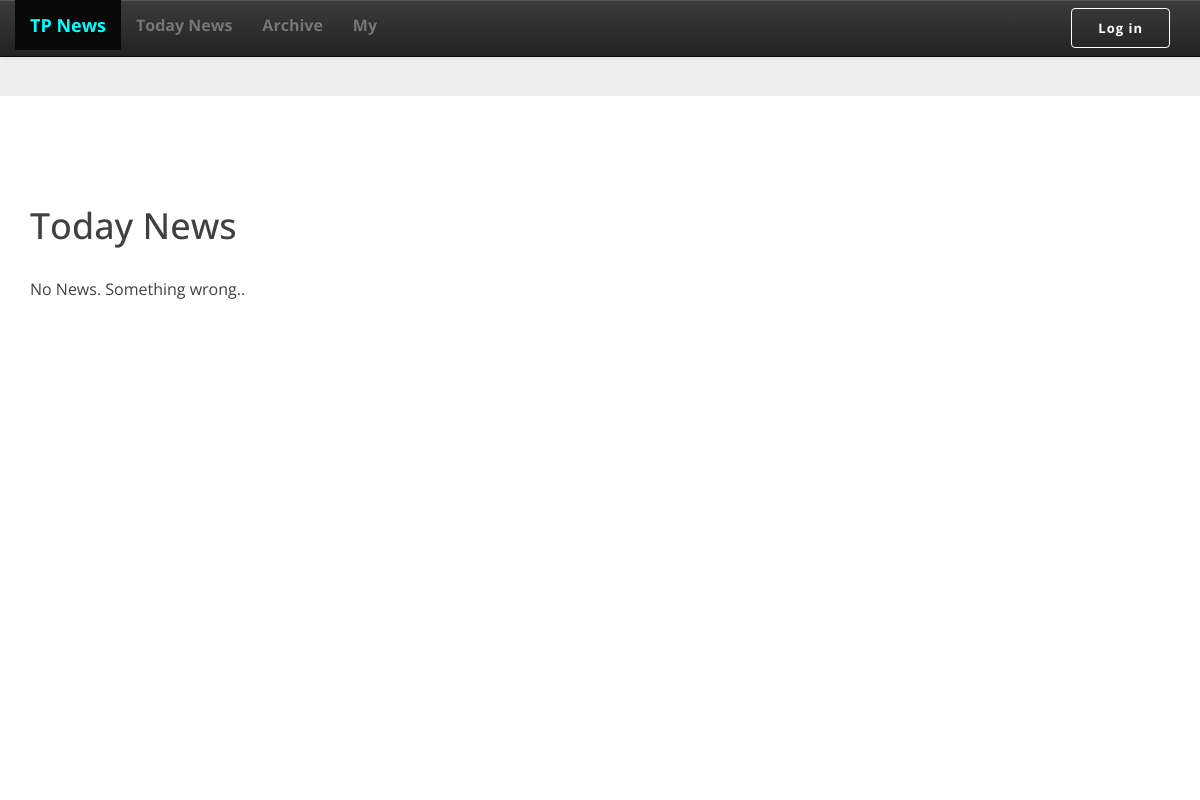
Page /mynews/today/ on the earlier database version.
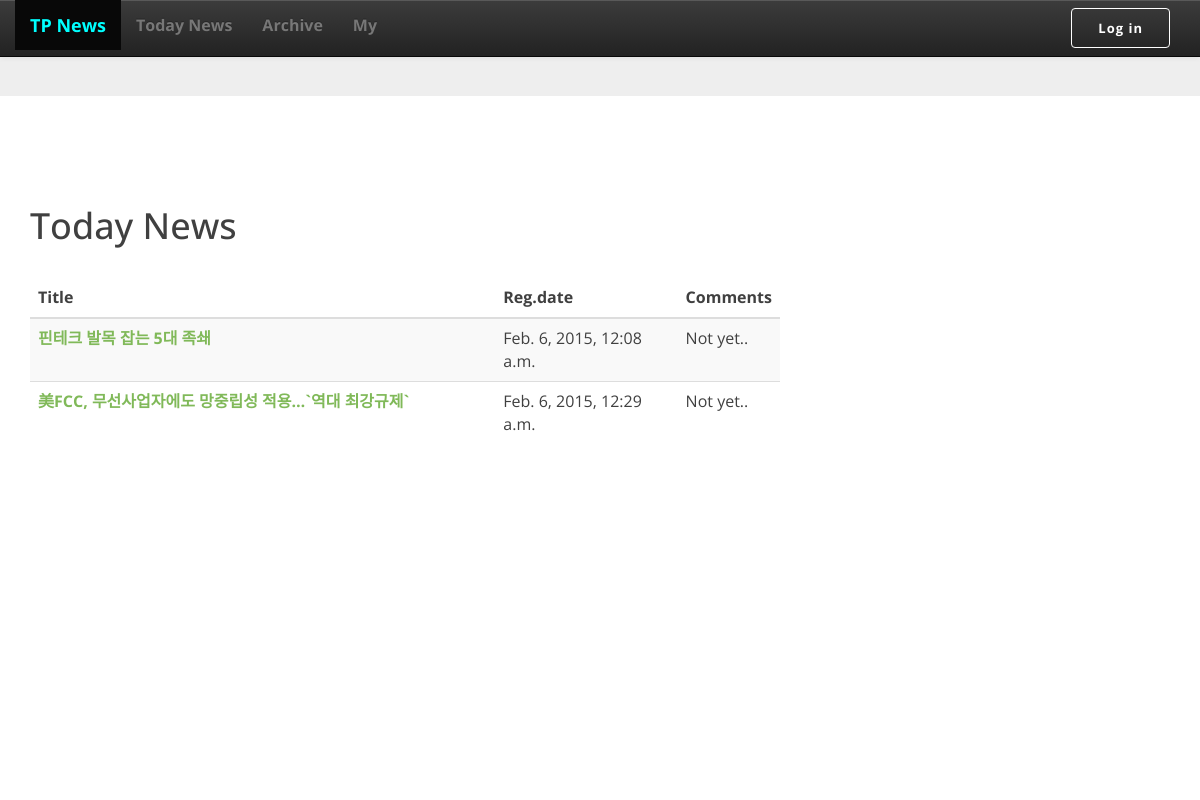
Same page on the later database version.
### mynews/models.py (models this page shows, shortened)
class News(models.Model):
    title_text = models.CharField(max_length=200)
    link_text = models.CharField(max_length=200)
    summary_text = models.CharField(max_length=200)
    opinion_text = models.CharField(max_length=400)
    pub_date = models.DateTimeField('date published')
    def was_published_recently(self):
        return self.pub_date >= timezone.now() - datetime.timedelta(days=1)
    was_published_recently.admin_order_field = 'pub_date'
    was_published_recently.boolean = True
    was_published_recently.short_description = 'Published recently?'

### mynews/views.py (the view)
def today(request):
    today = datetime.now().date()
    tomorrow = today + timedelta(1)
    today_start = datetime.combine(today, time())
    today_end = datetime.combine(tomorrow, time())
    daily_news_list = News.objects.filter(pub_date__lte=today_end, pub_date__gte=today_start)
    spot_price_list = Spot.objects.filter(pub_date__lte=today_end, pub_date__gte=today_start)
    spot_price = spot_price_list.first()
    context = {'daily_news_list': daily_news_list, 'spot_price': spot_price }
    return render(request, 'mynews/today.html', context)

### mynews/templates/mynews/today.html (shortened to what this page needs)
{% extends "mynews/base.html" %}
{% block content %}
<div>
		<header>
			<h1>Today News</h1>
		</header><br />
		{% if daily_news_list %}
		<table cellspacing="0" cellpadding="0" class="table table-striped" >
			<thead>
				<tr>
					<th scope="col" style="width: 65%">Title</th>
					<th scope="col" style="width: 25%">Reg.date</th>
					<th scope="col" style="width: 10%">Comments</th>
				</tr>
			</thead>
			<tbody>
			{% for news in daily_news_list %}
				<tr>
					<td scope="row"><a href="{% url 'mynews:detail' news.id %}">{{ news.title_text }}</a></td>
					<td>{{news.pub_date}}</td>
					<td>Not yet..</td>
				</tr>
			{% endfor %}
			</tbody>
		</table>
		{% else %}
			<p>No News. Something wrong..</p>
		{% endif %}
</div>
{% endblock %}

### mynews/templates/mynews/base.html (shortened to what this page needs)
{% load staticfiles %}
<!DOCTYPE html>
<html lang="en">
<head>
<link rel="stylesheet" type="text/css" href="{% static 'bootstrap/css/bootstrap.css' %} " />
<link rel="stylesheet" type="text/css" href="{% static 'bootstrap/css/bootstrap-theme.css' %} " />
<link href="{% static 'bootstrap/custom/sticky-footer-navbar.css' %}" rel="stylesheet">
<link rel="stylesheet" href="{% static 'keylime/css/bootstrap.min.css' %}"/>
<link rel="stylesheet" href="{% static 'keylime/css/style.css' %}"/>
<link rel="stylesheet" href="{% static 'keylime/css/icons.css' %}"/>
<link rel="stylesheet" href="{% static 'keylime/css/animate.min.css' %}"/>
</head>
<body>
	<div id="wrap">
		<header>
			<div class="navbar navbar-inverse navbar-fixed-top">
				<div class="container">
					<div class="navbar-collapse collapse">
						<ul class="nav navbar-nav">
							<li class="active"><a style="color: aqua; font-weight: bolder;" class="navbar-brand" href="{% url 'mynews:index' %}">TP News</a></li>
							<li><a href="{% url 'mynews:today' %}">Today News</a></li>
							<li><a href="{% url 'mynews:prev' %}">Archive</a></li>
							<li><a href="#">My</a></li>
						</ul>
						{% if user.is_authenticated %}
						<div align="right" style="color: aqua; font-weight: bolder; font-size: large;">Welcome   {{ user.username }}</div>
						<form method="post" action="{% url 'mynews:user_logout' %}">
						{% csrf_token %}
							<div align="right"><button type="submit" value="Logout" class="btn btn-link" style="color: aqua;">Log out</button></div>
						</form>
						{% else %}
						<div class="navbar-form navbar-right">
							<a href="{% url 'mynews:login_view' %}" class="btn btn-blog outline-white pull-right" >Log in</a>
						</div>
						{% endif %}
					</div>
				</div>
			</div>
		</header>
		<div class="container">
			<div class="row">
				<div class="col-md-8">
					{% block content %}{% endblock %}
				</div>
				<div class="col-md-4">
				</div>
			</div>
		</div>
	</div>
	<div id="footer">
      <div class="container">
        {% block footer %}
		<p class="text-muted credit">&copy; TP Partners</p>
		{% endblock %}
      </div>
    </div>
</body>

### mynews/static/keylime/css/style.css (style rules this page uses)
html * { -webkit-font-smoothing: antialiased; -moz-osx-font-smoothing: grayscale; }
html,body { font-size: 100%; font-family: "Open Sans", helvetica, arial, sans-serif; color: #404040; background-color: white; position: relative; }
a { font-weight: bold; color: #80B959; border-bottom: 1px solid rgba(198, 70, 61, 0); -webkit-transition: border 0.2s; -moz-transition: border 0.2s; transition: border 0.2s; }
p { border: 0; font-size: 100%; font: inherit; }
.tags a,article h2 a, .btn, .nav-icon, .nav-brand, .btn-blog, .btn-blog.outline, #menu, #wrap, .menu-open, #menu>ul>li a, #menu .close-menu, .submenu-list { -ms-transition: all 0.3s ease; -o-transition: all 0.3s ease; -webkit-transition: all 0.3s ease; -moz-transition: all 0.3s ease; transition: all 0.3s ease; }
.btn { font-family: "Open Sans", helvetica, arial, sans-serif; font-size: 13px; cursor: pointer; padding: 0 26px; line-height: 38px; display: inline-block; margin: 0 10px 4px 0; height: 40px; text-decoration: none; letter-spacing: 1px; font-weight: 700; outline: none; position: relative; background: #80B959; color: #fff; border: 1px solid #80B959; border-radius: 4px; }
.btn.outline-white { background: transparent; border: 1px solid #FFF; box-shadow: none; color: #FFF; text-decoration: none; }
.btn.pull-right { margin: 0; }
#wrap { position: relative; backface-visibility: hidden; min-height: 100%; min-width: 100%; z-index: 1030; background-color: #FFF; top: 0; bottom: 100%; left: 0; }
@media (min-width: 768px) { .navbar-brand { padding-left: 0; } }
@media (min-width: 1024px) { .navbar-brand { padding-left: 0; } }

Differences in the rows shown:
added News: title_text "핀테크 발목 잡는 5대 족쇄", pub_date "Feb. 6, 2015, 12:08 a.m."
added News: title_text "美FCC, 무선사업자에도 망중립성 적용…`역대 최강규제`", pub_date "Feb. 6, 2015, 12:29 a.m."
Other differences:
text no longer shown: "No News. Something wrong.."
text now shown: "Title Reg.date Comments"
